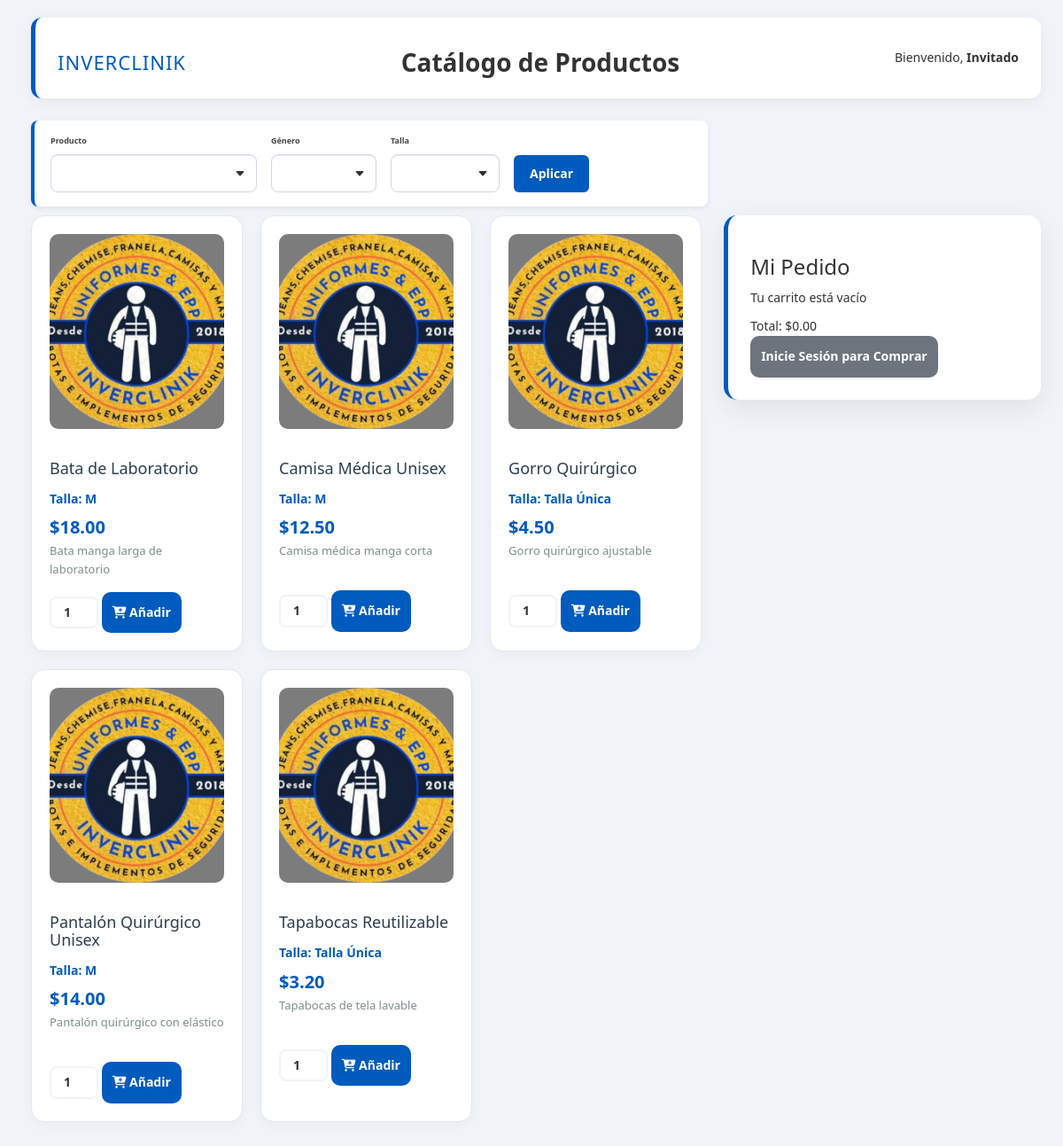
/cliente/catalogo/catalogo.php, run on an earlier commit of the app's database.
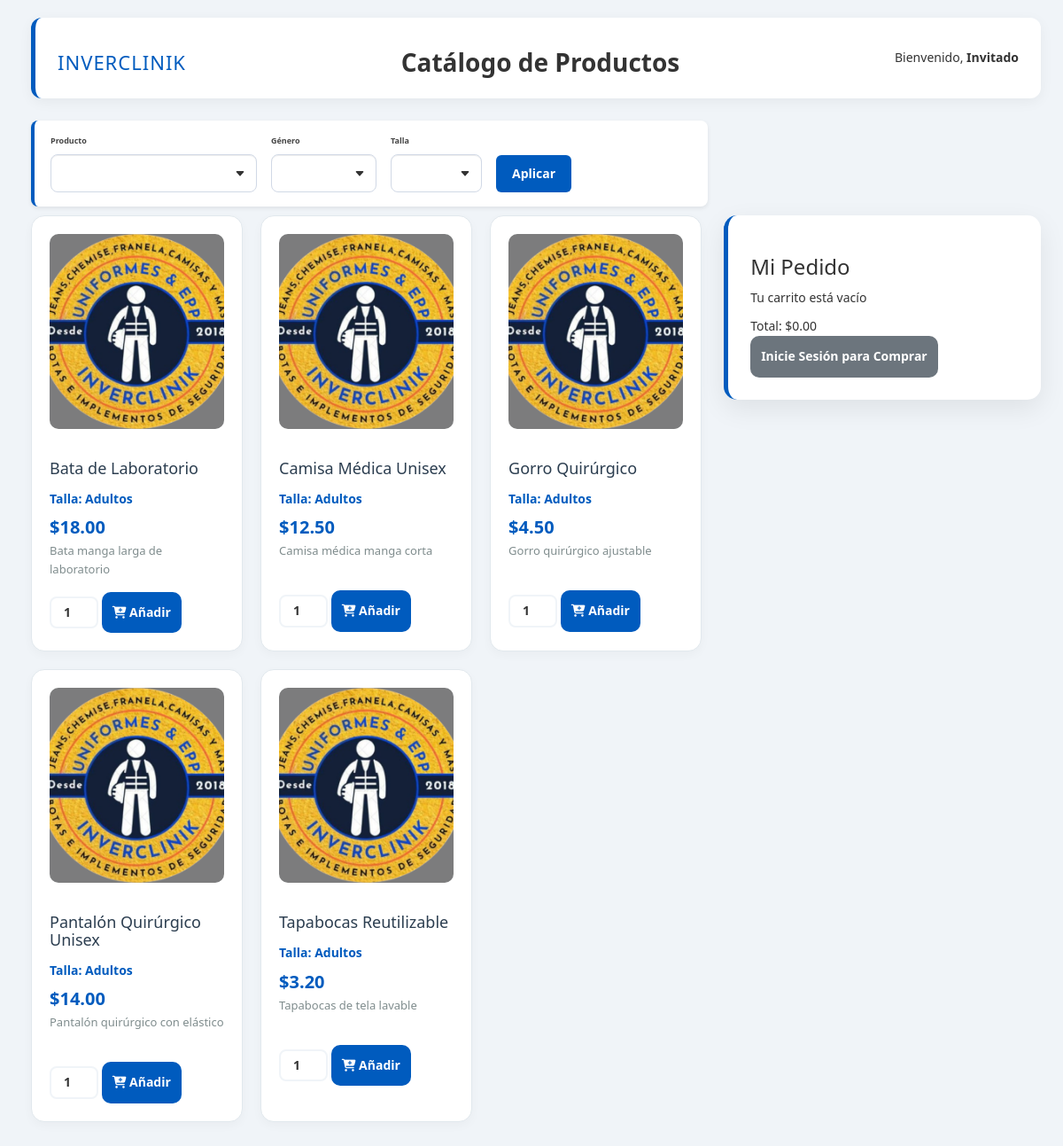
And on a later commit of the database.
### tables this page shows
CREATE TABLE IF NOT EXISTS `recetas` (
  `id` int(11) NOT NULL AUTO_INCREMENT,
  `producto_id` int(11) NOT NULL,
  `rango_tallas_id` int(11) NOT NULL,
  `tipo_produccion_id` int(11) NOT NULL,
  `almacen_id` int(11) DEFAULT NULL COMMENT 'Almacén al que pertenece la receta/inventario',
  `stock_minimo` decimal(12,2) DEFAULT NULL COMMENT 'Stock mínimo del producto terminado',
  `stock_maximo` decimal(12,2) DEFAULT NULL COMMENT 'Stock máximo del producto terminado',
  `observaciones` text DEFAULT NULL,
  `precio_total` decimal(10,2) DEFAULT 0.00,
  `precio_mayor` decimal(10,2) DEFAULT 0.00,
  `precio_detal` decimal(10,2) DEFAULT 0.00,
  `porcentaje_ganancia` decimal(5,2) DEFAULT NULL COMMENT 'Porcentaje de ganancia aplicado sobre el costo de la receta',
  `tasa_cambiaria_id` int(11) DEFAULT NULL COMMENT 'Tasa usada al registrar el precio',
  `creado_en` timestamp NOT NULL DEFAULT current_timestamp(),
  PRIMARY KEY (`id`)
);

CREATE TABLE IF NOT EXISTS `productos` (
  `id` int(11) NOT NULL AUTO_INCREMENT,
  `nombre` varchar(255) NOT NULL,
  `categoria` varchar(100) DEFAULT NULL,
  `tipo_genero` varchar(50) DEFAULT NULL,
  `rango_tallas_id` int(11) DEFAULT NULL,
  `descripcion` text DEFAULT NULL,
  `imagen` varchar(255) DEFAULT NULL,
  `precio_unitario` decimal(10,2) DEFAULT 0.00,
  `fecha_creacion` datetime DEFAULT current_timestamp(),
  `activo` tinyint(1) DEFAULT 1,
  PRIMARY KEY (`id`)
);

CREATE TABLE IF NOT EXISTS `rangos_tallas` (
  `id` int(11) NOT NULL AUTO_INCREMENT,
  `nombre_rango` varchar(50) NOT NULL,
  `descripcion` varchar(100) DEFAULT NULL,
  PRIMARY KEY (`id`)
);

### cliente/catalogo/catalogo.php (the view, shortened to what this page needs)
<?php
include '../../connection/connection.php';
$isLoggedIn = (isset($_SESSION['id_cliente']) || isset($_SESSION['iduser']));
$tipoUsuario = $_SESSION['tipo'] ?? '';
$role_id = isset($_SESSION['role_id']) ? (int)$_SESSION['role_id'] : 0;
$isAdmin = ($tipoUsuario === 'usuario' && $role_id === 1);
if ($tipoUsuario === 'cliente' || $role_id === 3) {
    $nombreUsuario = $_SESSION['nombre_cliente'] ?? 'Cliente';
    $urlInicio = '../../dashboard/dashboard_cliente.php';
} elseif ($isAdmin) {
    $nombreUsuario = $_SESSION['username'] ?? 'Admin';
    $urlInicio = '../../dashboard/dashboard.php';
} else {
    $nombreUsuario = "Invitado";
    $urlInicio = '../../index.php';
}
include '../modales_cliente.php';
$sqlRangos = "SELECT id, nombre_rango FROM rangos_tallas ORDER BY nombre_rango";
$resultRangos = $conn->query($sqlRangos);
$rangos = [];
if ($resultRangos) {
    while ($row = $resultRangos->fetch_assoc()) {
        $rangos[] = $row;
    }
}
$sqlNombres = "SELECT DISTINCT nombre FROM productos WHERE activo = 1 ORDER BY nombre ASC";
$resNombres = mysqli_query($conn, $sqlNombres);
$lista_nombres = [];
while ($nom = mysqli_fetch_assoc($resNombres)) {
    $lista_nombres[] = $nom['nombre'];
}
$f_producto = isset($_GET['producto']) ? mysqli_real_escape_string($conn, $_GET['producto']) : '';
$f_genero   = isset($_GET['genero'])   ? mysqli_real_escape_string($conn, $_GET['genero'])   : '';
$f_talla    = isset($_GET['rango_tallas_id']) ? mysqli_real_escape_string($conn, $_GET['rango_tallas_id']) : '';
$sql = "SELECT
    r.id AS id_receta,
    p.nombre,
    p.imagen,
    p.descripcion,
    t.nombre_rango AS nombre_talla,
    r.precio_detal,
    r.precio_mayor
FROM recetas r
INNER JOIN productos p ON r.producto_id = p.id
INNER JOIN rangos_tallas t ON r.rango_tallas_id = t.id
WHERE p.activo = 1";
$sql .= " ORDER BY p.nombre ASC";
$result = mysqli_query($conn, $sql);
$total_filas = mysqli_num_rows($result);
?>
<!DOCTYPE html>
<html lang="es">
<head>
    <link rel="stylesheet" href="../../assets/css/select2.min.css">
    <link rel="stylesheet" href="../../css/catalogo_cliente.css">
    <link rel="stylesheet" href="../../css/sweetalert-overrides.css">
    <link rel="stylesheet" href="../../assets/css/all.min.css">
    <link rel="stylesheet" href="../../assets/css/password-toggle.css" />
</head>
<body>
    <div class="container">
    <header class="header">
        <div class="logo">
           <a href="<?php echo $urlInicio; ?>"> <h1>INVERCLINIK</h1></a>
        </div>
        <h2 class="catalog-title">Catálogo de Productos</h2>
        <div class="user-info">
            Bienvenido, <strong><?php echo $nombreUsuario; ?></strong>
        </div>
    </header>
    <form class="dashboard-filtro" id="formFiltroDashboard" action="#" method="get" autocomplete="off">
            <div class="filter-group">
                <label class="form-label">Producto</label>
                <select class="form-control" name="producto" id="producto">
                    <option value=""></option>
                    <?php foreach($lista_nombres as $nombre): ?>
                        <option value="<?php echo $nombre; ?>" <?php echo ($f_producto == $nombre) ? 'selected' : ''; ?>>
                        </option>
                    <?php endforeach; ?>
                </select>
            </div>
            <div class="filter-group">
                <label class="form-label">Género</label>
                <select class="form-control" name="genero"> <option value=""></option>
                    <option value="Masculino" <?php echo ($f_genero == 'Masculino') ? 'selected' : ''; ?>>Masculino</option>
                </select>
            </div>
            <div class="filter-group">
                <label class="form-label">Talla</label>
                <select name="rango_tallas_id" class="form-control">
                    <option value=""></option>
                    <?php foreach ($rangos as $r): ?>
                        <option value="<?php echo $r['id']; ?>" <?php echo ($f_talla == $r['id']) ? 'selected' : ''; ?>>
                        </option>
                    <?php endforeach; ?>
                </select>
            </div>
            <button type="submit" class="btn-aplicar">Aplicar</button>
        </form>
    <div class="main-panel">
        <div class="main-layout">
            <div class="products-grid"> <?php
                if($total_filas > 0):
                    while($p = mysqli_fetch_assoc($result)):
                        $rawImg = trim((string)($p['imagen'] ?? ''));
                        if ($rawImg === '') {
                            $imgSrc = '../../assets/img/inverclinik_3.png';
                        } elseif (preg_match('#\Ahttps?://#i', $rawImg)) {
                            $imgSrc = htmlspecialchars($rawImg, ENT_QUOTES, 'UTF-8');
                        } elseif ($rawImg[0] === '/') {
                            $imgSrc = htmlspecialchars($rawImg, ENT_QUOTES, 'UTF-8');
                        } elseif (preg_match('#\Aassets/#i', $rawImg)) {
                            $imgSrc = '../../' . htmlspecialchars($rawImg, ENT_QUOTES, 'UTF-8');
                        } else {
                            $imgSrc = '../../assets/img/productos/' . htmlspecialchars(basename($rawImg), ENT_QUOTES, 'UTF-8');
                        }
                        $nombreCompleto = $p['nombre'] . " (Talla: " . $p['nombre_talla'] . ")"; ?>
                        <div class="product-card" id="card-receta-<?php echo $p['id_receta']; ?>">
                            <div class="product-image">
                                <img src="<?php echo $imgSrc; ?>" alt="Producto">
                            </div>
                            <h3><?php echo $p['nombre']; ?></h3>
                            <p style="color: #005bbe; font-weight: bold; margin: 5px 0;">Talla: <?php echo $p['nombre_talla']; ?></p>
                            <div class="product-info"><strong>$<?php echo number_format($p['precio_detal'], 2); ?></strong></div>
                            <p class="product-description"><?php echo $p['descripcion']; ?></p>
                            <div class="product-controls-row">
                                <input type="number" id="cant-<?php echo $p['id_receta']; ?>" class="quantity-input" value="1" min="1">
                                <button class="btn-add-cart" onclick="agregarAlPedido('<?php echo htmlspecialchars($nombreCompleto, ENT_QUOTES, 'UTF-8'); ?>', <?php echo $p['precio_detal']; ?>, <?php echo $p['precio_mayor']; ?>, 'cant-<?php echo $p['id_receta']; ?>', <?php echo $p['id_receta']; ?>)">
                                    <i class="fas fa-cart-plus"></i> Añadir
                                </button>
                            </div>
                        </div>
                    <?php endwhile; ?>
                <?php else: ?>
                    <div style="grid-column: span 4; text-align: center; padding: 50px;">
                        <p>No se encontraron productos con esos filtros.</p>
                    </div>
                <?php endif; ?>
            </div>
            <?php if(!$isAdmin): ?>
            <aside class="sidebar-pedido">
                <h3>Mi Pedido</h3>
                <div id="lista-pedido">
                    <p id="vacio-msg">Tu carrito está vacío</p>
                </div>
                <div class="cart-total-section">
                    <div class="total-row">
                        <span>Total:</span>
                        <span id="total-pedido">$0.00</span>
                    </div>
                    <?php if(!$isLoggedIn): ?>
                        <button type="button" class="btn-add-cart" style="background-color: #6c757d;" onclick="abrirModalAcceso()">
                            Inicie Sesión para Comprar
                        </button>
                    <?php else: ?>
                        <button id="btn-whatsapp" type="button" onclick="enviarPedido()">
                            <i class="fab fa-whatsapp"></i> Confirmar por WhatsApp
                        </button>
                    <?php endif; ?>
                </div>
            </aside>
        <?php endif; ?>
        </div>
    </div>
</body>
</html>

### cliente/modales_cliente.php (shortened to what this page needs)
<link rel="stylesheet" href="assets/css/bootstrap.css">
<link rel="stylesheet" href="assets/css/select2.min.css">

### css/catalogo_cliente.css (style rules this page uses)
* { margin: 0; padding: 0; box-sizing: border-box; }
body { font-family: 'Segoe UI', Roboto, Helvetica, Arial, sans-serif; background-color: #f0f4f8; color: #333; line-height: 1.6; padding: 20px; }
.logo a { font-size: 1.8em; font-weight: bold; color: #ffffff; text-decoration: none; display: inline-block; }
.container { max-width: 1300px; margin: 0 auto; }
.header { background: #ffffff; padding: 15px 25px; border-radius: 12px; margin-bottom: 25px; box-shadow: 0 4px 15px rgba(0,0,0,0.05); display: flex; justify-content: space-between; align-items: center; border-left: 5px solid #005bbe; }
.header h1 { color: #005bbe; font-size: 22px; letter-spacing: 1px; }
.catalog-title { text-align: center; font-size: 28px; font-weight: 700; }
.main-layout { display: flex; gap: 25px; align-items: flex-start; margin-top: 10px; }
.products-grid { flex: 2.5; display: grid; grid-template-columns: repeat(3, 1fr); gap: 20px; }
.product-card { background: #ffffff; border-radius: 15px; padding: 20px; border: 1px solid #e1e8ed; box-shadow: 0 4px 12px rgba(0,0,0,0.03); transition: all 0.3s cubic-bezier(0.25, 0.8, 0.25, 1); display: flex; flex-direction: column; }
.product-image { width: 100%; height: 220px; overflow: hidden; border-radius: 10px; margin-bottom: 15px; background-color: #f8f9fa; position: relative; display: flex; align-items: center; justify-content: center; }
.product-image img { width: 100%; height: 100%; object-fit: cover; transition: 0.5s; }
.product-card h3 { color: #2c3e50; font-size: 18px; margin-bottom: 8px; }
.product-description { color: #7f8c8d; font-size: 13px; margin-bottom: 15px; min-height: 40px; }
.product-info strong { color: #005bbe; font-size: 20px; }
.main-panel { align-items: flex-start; gap: 20px; margin-bottom: 50px; position: relative; width: 100%; }
.dashboard-filtro { display: flex; flex-wrap: wrap; align-items: flex-end; gap: 12px 16px; padding: 16px 18px; background: #fff; border-radius: 8px; box-shadow: 0 2px 5px rgba(0,0,0,0.08); border-left: 4px solid #005bbe; width: 67%; }
.dashboard-filtro label { font-weight: 600; color: #333; margin-bottom: 4px; display: block; }
.dashboard-filtro .form-control { appearance: none; background-color: #ffffff; border: 1px solid #d1d9e6; border-radius: 8px; color: #333; padding: 10px 15px; font-size: 14px; transition: all 0.3s ease; width: 100%; cursor: pointer; background-repeat: no-repeat; background-position: right 12px center; padding-right: 35px; }
.dashboard-filtro .form-label { display: block; font-weight: 600; margin-bottom: 8px; color: #444; font-size: 0.9rem; }
.dashboard-filtro .btn-aplicar { background: #005bbe; border: none; color: #fff; padding: 8px 18px; border-radius: 6px; cursor: pointer; font-weight: 600; height: 42px; }
.sidebar-pedido { flex: 1; min-width: 320px; background: #ffffff; border-radius: 15px; padding: 25px; box-shadow: 0 10px 30px rgba(0,0,0,0.08); border-left: 5px solid #005bbe; position: sticky; top: 20px; }
.quantity-input { width: 55px; padding: 5px; border: 2px solid #f0f4f8; border-radius: 8px; text-align: center; font-weight: bold; outline: none; }
.btn-add-cart { background-color: #005bbe; color: white; border: none; padding: 12px; border-radius: 10px; font-weight: bold; cursor: pointer; transition: 0.3s; margin-top: auto; position: relative; }

What changed in the data, as far as the page shows it:
changed recetas "Bata de Laboratorio": rango_tallas.nombre_rango "M" → "Adultos"
changed recetas "Camisa Médica Unisex": rango_tallas.nombre_rango "M" → "Adultos"
changed recetas "Gorro Quirúrgico": rango_tallas.nombre_rango "Talla Única" → "Adultos"
changed recetas "Pantalón Quirúrgico Unisex": rango_tallas.nombre_rango "M" → "Adultos"
changed recetas "Tapabocas Reutilizable": rango_tallas.nombre_rango "Talla Única" → "Adultos"
